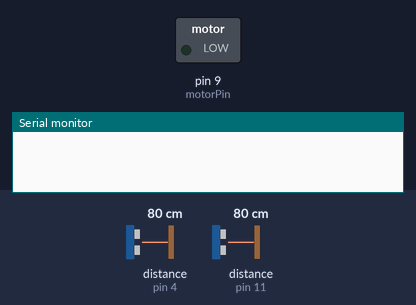
Bench run of a sketch on a simulated Arduino Uno, built with avr-gcc and run on an emulated ATmega328P. Shown: switched loads named in the sketch (green lamp = pin HIGH), the last lines printed to the serial monitor. Inputs (shaded band) come from the test bench; at power-on: distance to the obstacle (sensors on pin 4, pin 11) 80 cm. The echo pulse lasts 58.3 µs per cm.

Above: at 1.2 s.
1.3 s: distance to the obstacle (sensor on pin 4) set to 34 cm
2.8 s: distance to the obstacle (sensor on pin 4) set to 29 cm
At 14.45 s:
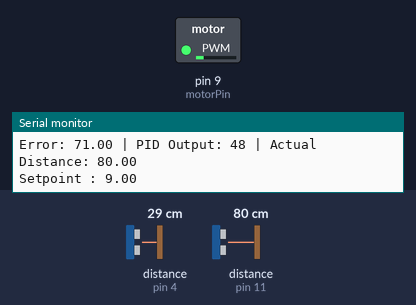
Timing chart, 0 to 20.4 s (numbered marks = the images above; inputs shaded):
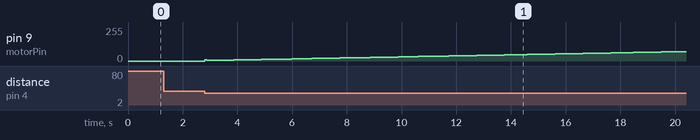

Measured:
- the behaviour switches between 32 and 31 cm on distance to the obstacle (sensor on pin 4) (found by bisection; images 0 and 1)
- after the input at 1.3 s, every drawn part: stays the same

The sketch:

AirBallLevitation_working_walid.ino
```cpp
#include "Ultrasonic.h" // Include the Ultrasonic library

// Define pin numbers
const int bottomTrigPin = 3; // Trigger pin for bottom HC-SR0 sensor
const int bottomEchoPin = 4; // Echo pin for bottom HC-SR0 sensor
const int topTrigPin = 10; // Trigger pin for top HC-SR0 sensor
const int topEchoPin = 11; // Echo pin for top HC-SR0 sensor
const int motorPin = 9; // Pin for controlling the motor

// Create Ultrasonic objects for sensors
Ultrasonic bottomSensor(bottomTrigPin, bottomEchoPin); // Initialize bottom sensor
Ultrasonic topSensor(topTrigPin, topEchoPin); // Initialize top sensor

// Define constants for PID
const double Kp = 0.05; // Proportional constant (Adjust as needed)
const double Ki = 0.005;     // Integral constant (Adjust as needed)
const double Kd = 0.1; // Derivative constant (Adjust as needed)
double prevError = 0;
double integral = 0;
double integralLimit = 100; // Limit for integral term accumulation
double outputLimit = 255;    // Limit for PID controller output

// Define variables for smooth deceleration
bool decelerating = false;
double decelerationRate = 0.02; // Adjust as needed
double minSpeed = 50; // Minimum speed threshold

// PID function to compute motor speed based on error
int pidController(double error) {
    // Calculate proportional term
    double proportional = Kp * error;

    // Calculate integral term
    integral += error * Ki;
    integral = constrain(integral, -integralLimit, integralLimit); // Limit integral term accumulation

    // Calculate derivative term
    double derivative = Kd * (error - prevError);

    // Calculate PID output
    double output = proportional + integral + derivative;

    // Constrain PID output within limits
    output = constrain(output, -outputLimit, outputLimit);

    // Update previous error
    prevError = error;
    Serial.print("output : ");
    Serial.println(output);
    // Adjust motor speed based on PID output
    int motorSpeed;
    if (output >= 0) {
        motorSpeed = constrain(int(output), 0, 255);
    } else {
        motorSpeed = 0;
    }

    // Check if decelerating
    if (decelerating && motorSpeed > minSpeed) {
        // Gradually decrease the motor speed
        motorSpeed -= decelerationRate;
        // Ensure motor speed does not go below the minimum threshold
        motorSpeed = max(motorSpeed, minSpeed);
    }

    return motorSpeed;
}

void setup() {
    pinMode(motorPin, OUTPUT);

    // Initialize Serial communication
    Serial.begin(9600);
}

// Ultrasonic function
double getDistance(Ultrasonic sensor) {
    return sensor.read(CM);
}

void loop() {
    // Read distance from bottom detector
    double bottomDetectionHandDistance = getDistance(bottomSensor);

    // If hand is detected within the desired range, start the motor
    if (bottomDetectionHandDistance <= 31 && bottomDetectionHandDistance >= 11) {
        // Read distance of the ball from top detector
        double ballDistanceFromTopDetector = getDistance(topSensor);

        // Calculate Setpoint for PID
        double dist_reel_hand = bottomDetectionHandDistance - 11;

        // Calculate Setpoint for PID
        double Setpoint = 20 - dist_reel_hand + 7;

        Serial.print("Setpoint : ");
        Serial.println(Setpoint);

        // Calculate error between Setpoint and actual distance
        double error = ballDistanceFromTopDetector - Setpoint ;

        // Compute motor speed using PID function
        int motorSpeed = pidController(error);

        // Adjust motor speed based on PID output
        analogWrite(motorPin, motorSpeed);

        // Check if decelerating
        if (error < 1.0) {
            decelerating = true;
        }

        // Print debug information
        Serial.print("Error: ");
        Serial.print(error);
        Serial.print(" | PID Output: ");
        Serial.print(motorSpeed);
        Serial.print(" | Actual Distance: ");
        Serial.println(ballDistanceFromTopDetector);
    } else {
        // If hand is not detected, stop the motor
        analogWrite(motorPin, 0);
        decelerating = false; // Reset deceleration flag
    }

    delay(5); // Adjust delay as needed for desired loop frequency
}
```
